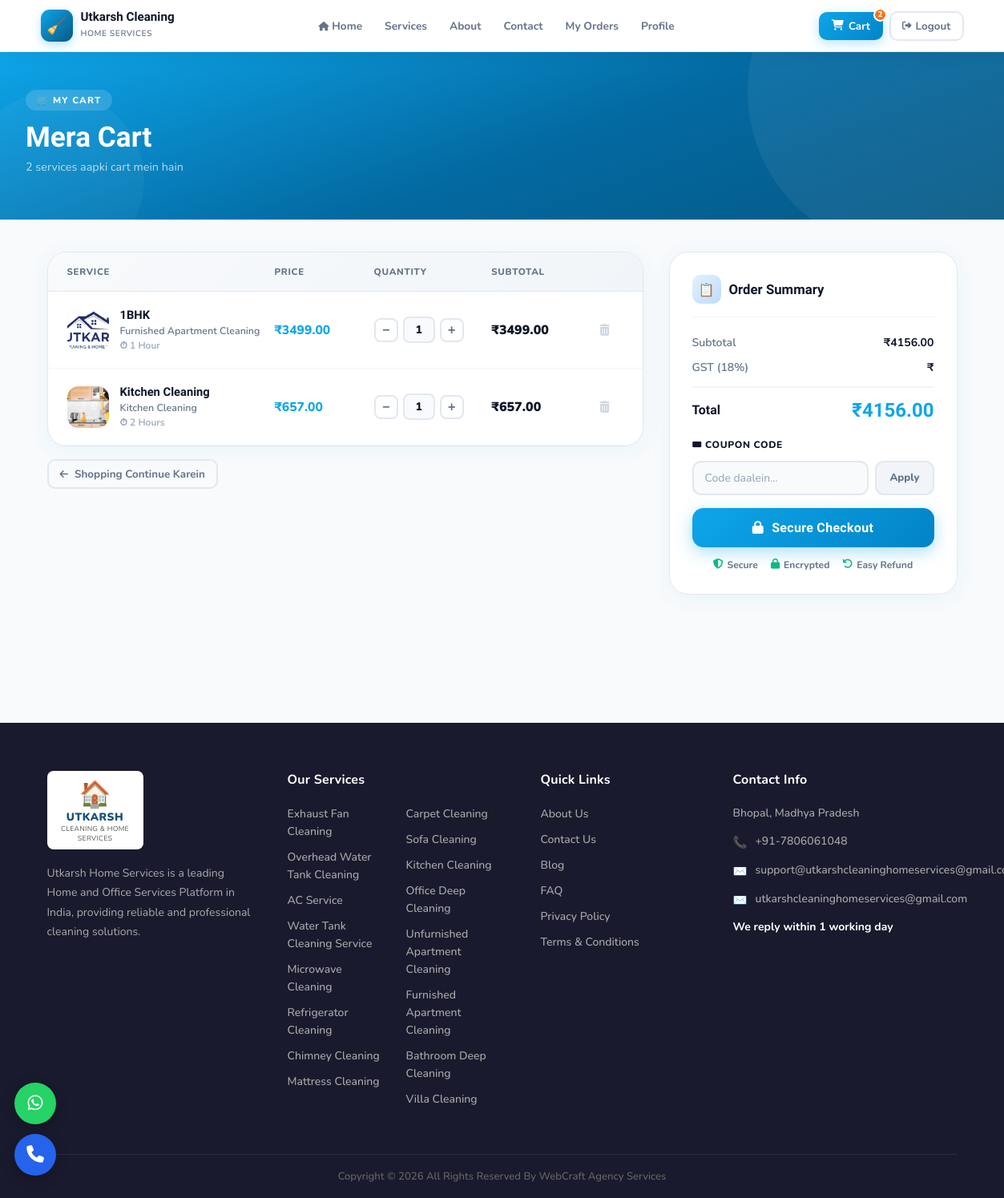
The app's page /cart/ (signed in) with its own data.
### cleaning_app/models.py (models this page shows, shortened)
class CartItem(models.Model):
    cart = models.ForeignKey(Cart, on_delete=models.CASCADE, related_name='items')
    service = models.ForeignKey(Service, on_delete=models.CASCADE)
    quantity = models.PositiveIntegerField(default=1)
    booking_date = models.DateField(null=True, blank=True)
    booking_time = models.TimeField(null=True, blank=True)
    address = models.TextField(blank=True)
    added_at = models.DateTimeField(auto_now_add=True)
    def get_subtotal(self):
        return self.service.get_final_price() * self.quantity

class Service(models.Model):
    DURATION_CHOICES = [
        ('1', '1 Hour'),
        ('2', '2 Hours'),
        ('3', '3 Hours'),
        ('4', '4 Hours'),
        ('half_day', 'Half Day'),
        ('full_day', 'Full Day'),
    ]
    category = models.ForeignKey(Category, on_delete=models.CASCADE, related_name='services')
    name = models.CharField(max_length=200)
    slug = models.SlugField(unique=True)
    short_description = models.CharField(max_length=300)
    description = models.TextField()
    price = models.DecimalField(max_digits=10, decimal_places=2)
    discounted_price = models.DecimalField(max_digits=10, decimal_places=2, blank=True, null=True)
    duration = models.CharField(max_length=20, choices=DURATION_CHOICES, default='2')
    image = models.ImageField(upload_to='services/', blank=True, null=True)
    is_featured = models.BooleanField(default=False)
    is_active = models.BooleanField(default=True)
    rating = models.DecimalField(max_digits=3, decimal_places=1, default=4.5)
    review_count = models.IntegerField(default=0)
    includes = models.TextField(blank=True, help_text='Comma separated list of what is included')
    created_at = models.DateTimeField(auto_now_add=True)
    updated_at = models.DateTimeField(auto_now=True)
    class Meta:
        ordering = ['-is_featured', 'name']
    def get_final_price(self):
        return self.discounted_price if self.discounted_price else self.price

class Category(models.Model):
    name = models.CharField(max_length=100)
    slug = models.SlugField(unique=True)
    icon = models.CharField(max_length=50, default='fas fa-broom')
    description = models.TextField(blank=True)
    image = models.ImageField(upload_to='categories/', blank=True, null=True)
    is_active = models.BooleanField(default=True)
    created_at = models.DateTimeField(auto_now_add=True)
    class Meta:
        verbose_name_plural = 'Categories'
        ordering = ['name']

class Cart(models.Model):
    user = models.OneToOneField(User, on_delete=models.CASCADE, related_name='cart', null=True, blank=True)
    session_key = models.CharField(max_length=40, blank=True, null=True)
    created_at = models.DateTimeField(auto_now_add=True)
    updated_at = models.DateTimeField(auto_now=True)
    def get_total(self):
        return sum(item.get_subtotal() for item in self.items.all())
    def get_item_count(self):
        return self.items.count()

### cleaning_app/views.py (the view)
# urls.py: path('cart/', views.cart_view, name='cart'),
def cart_view(request):
    cart = get_or_create_cart(request)
    cart_items = cart.items.select_related('service').all()
    context = {
        'cart': cart,
        'cart_items': cart_items,
    }
    return render(request, 'cleaning_app/cart.html', context)

### cleaning_app/context_processors.py (called while the page is built)
def cart_count(request):
    count = 0
    try:
        if request.user.is_authenticated:
            cart = Cart.objects.get(user=request.user)
        else:
            session_key = request.session.session_key
            if session_key:
                cart = Cart.objects.get(session_key=session_key)
            else:
                cart = None
        if cart:
            count = cart.get_item_count()
    except Cart.DoesNotExist:
        pass
    return {'cart_count': count}

### cleaning_app/views.py (called while the page is built)
def get_or_create_cart(request):
    if request.user.is_authenticated:
        cart, _ = Cart.objects.get_or_create(user=request.user)
    else:
        if not request.session.session_key:
            request.session.create()
        cart, _ = Cart.objects.get_or_create(session_key=request.session.session_key)
    return cart

### cleaning_app/templates/cleaning_app/cart.html (shortened to what this page needs)
{% extends 'cleaning_app/base.html' %}
{% block content %}
<div class="cart-hero">
  <div class="cart-hero-inner">
    <div class="tag">🛒 My Cart</div>
    <h1>Mera Cart</h1>
    <p>
      {% if cart_items %}
        {{ cart_items|length }} service{{ cart_items|length|pluralize }} aapki cart mein hain
      {% else %}
        Cart abhi khaali hai
      {% endif %}
    </p>
  </div>
</div>
{% if cart_items %}
<div class="cart-page">
  <div>
    <div class="cart-table">
      <div class="cart-table-header">
        <span>Service</span>
        <span>Price</span>
        <span>Quantity</span>
        <span>Subtotal</span>
        <span></span>
      </div>
      {% for item in cart_items %}
      <div class="cart-item">
        <div class="item-info">
          <div class="item-icon">
            {% if item.service.image %}<img src="{{ item.service.image.url }}" alt="{{ item.service.name }}">{% else %}🧹{% endif %}
          </div>
          <div style="min-width:0">
            <div class="item-name">{{ item.service.name }}</div>
            <div class="item-category">{{ item.service.category.name }}</div>
            <div class="item-duration">⏱ {{ item.service.get_duration_display }}</div>
          </div>
        </div>
        <div class="item-price">₹{{ item.service.get_final_price }}</div>
        <div>
          <form method="post" action="{% url 'update_cart' item.id %}" class="qty-control">
            <button type="submit" name="quantity" value="{{ item.quantity|add:'-1' }}" class="qty-btn">−</button>
            <input type="text" class="qty-input" value="{{ item.quantity }}" readonly>
            <button type="submit" name="quantity" value="{{ item.quantity|add:'1' }}" class="qty-btn">+</button>
          </form>
        </div>
        <div class="item-subtotal">₹{{ item.get_subtotal }}</div>
        <form method="post" action="{% url 'remove_from_cart' item.id %}">
          <button type="submit" class="remove-btn" title="Remove"><i class="fas fa-trash-alt"></i></button>
        </form>
      </div>
      {% endfor %}
    </div>
    <div class="cart-footer">
      <a href="{% url 'services' %}" class="btn-outline" style="display:inline-flex;align-items:center;gap:8px;">
        <i class="fas fa-arrow-left" style="font-size:0.75rem"></i> Shopping Continue Karein
      </a>
    </div>
  </div>
  <div class="order-summary">
    <div class="summary-title">
      <div class="icon">📋</div>
      Order Summary
    </div>
    <div class="summary-row">
      <span>Subtotal</span>
      <span>₹{{ cart.get_total }}</span>
    </div>
    <div class="summary-row">
      <span>GST (18%)</span>
      <span>₹{{ cart.get_gst }}</span>
    </div>
    <div class="summary-divider"></div>
    <div class="summary-total">
      <span class="label">Total</span>
      <span class="amount">₹{{ cart.get_total }}</span>
    </div>
    <div class="coupon-section">
      <span class="coupon-label">🎟 Coupon Code</span>
      <form method="post" action="{% url 'apply_coupon' %}" class="coupon-form">
        <input type="text" name="coupon_code" placeholder="Code daalein...">
        <button type="submit" class="apply-btn">Apply</button>
      </form>
    </div>
    <a href="{% url 'checkout' %}" class="checkout-btn">
      <i class="fas fa-lock"></i> Secure Checkout
    </a>
    <div class="secure-badges">
      <div class="badge-item"><i class="fas fa-shield-alt"></i> Secure</div>
      <div class="badge-item"><i class="fas fa-lock"></i> Encrypted</div>
      <div class="badge-item"><i class="fas fa-undo"></i> Easy Refund</div>
    </div>
  </div>
</div>
{% endif %}
{% endblock %}

### cleaning_app/templates/cleaning_app/base.html (style rules this page uses)
:root { --primary: #0ea5e9; --primary-dark: #0284c7; --primary-deeper: #075985; --primary-light: #e0f2fe; --secondary: #10b981; --accent: #f97316; --dark: #0f172a; --dark-2: #1e293b; --gray: #64748b; --light-gray: #f1f5f9; --border: #e2e8f0; --white: #ffffff; --light: #f8fafc; --shadow: 0 4px 24px rgba(14,165,233,0.10); --shadow-lg: 0 20px 60px rgba(15,23,42,0.12); --radius: 16px; --radius-lg: 24px; --nav-h: 64px; }
*, *::before, *::after { margin:0; padding:0; box-sizing:border-box; }
html { scroll-behavior:smooth; }
body { font-family:'Nunito',sans-serif; background:var(--light); color:var(--dark); -webkit-font-smoothing:antialiased; overflow-x:hidden; }
a { text-decoration:none; color:inherit; }
img { max-width:100%; display:block; }
.btn-outline { border:2px solid var(--border); color:var(--gray); border-radius:10px; padding:7px 14px; font-weight:700; font-size:0.84rem; transition:all 0.2s; background:transparent; cursor:pointer; font-family:'Nunito',sans-serif; white-space:nowrap; display:inline-flex; align-items:center; gap:5px; }

### records on screen
CartItem: service.image (picture), service.name "1BHK", service.category.name "Furnished Apartment Cleaning", service.duration "1 Hour", service.get_final_price "3499.00", quantity "1", get_subtotal "3499.00"
CartItem: service.image (picture), service.name "Kitchen Cleaning", service.category.name "Kitchen Cleaning", service.duration "2 Hours", service.get_final_price "657.00", quantity "1", get_subtotal "657.00"
Cart: get_total "4156.00"

### other values on screen
{{ cart_count }} "2"
{{ cart_items|length }} "2"
